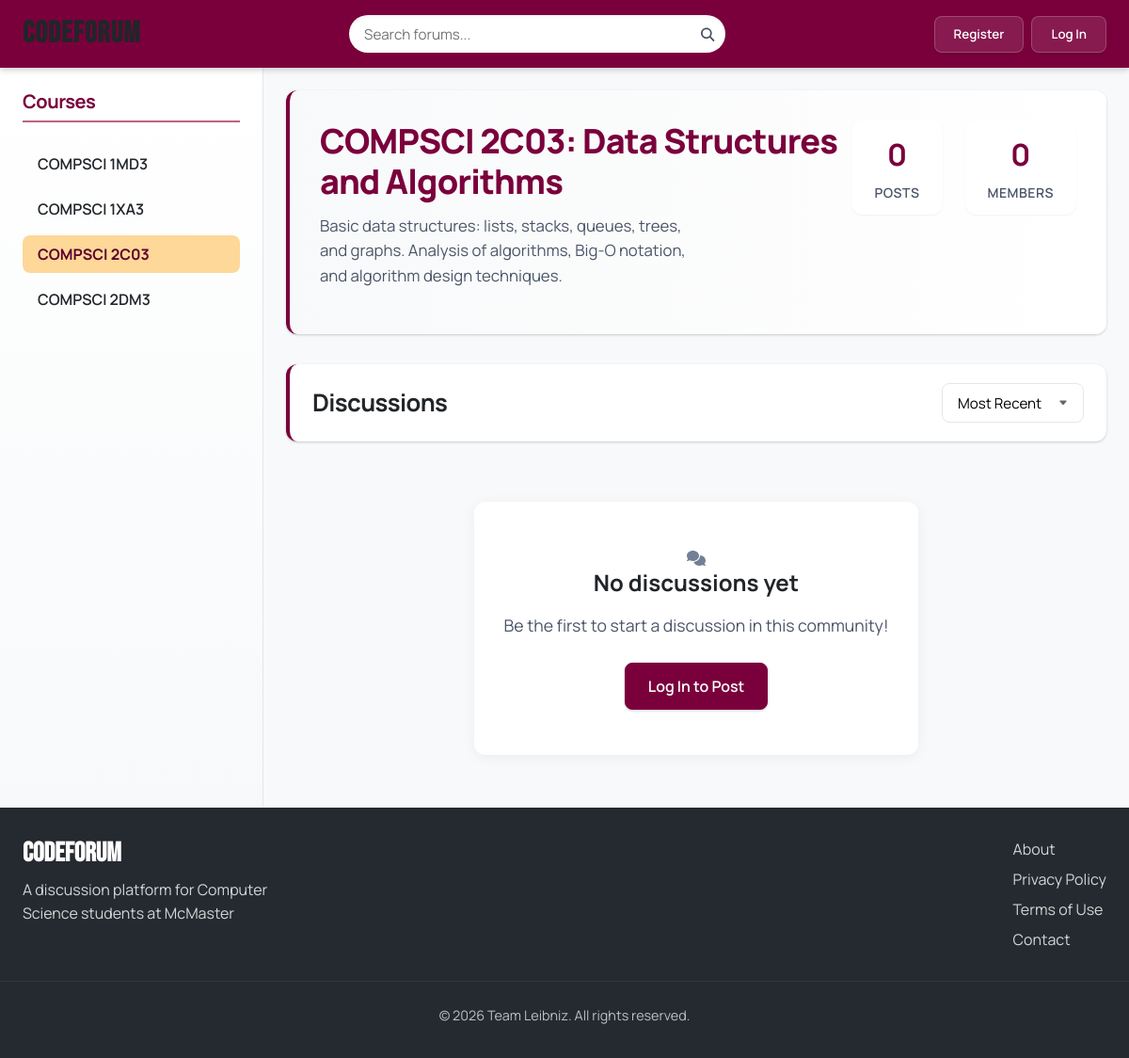
The page /community.php?id=4 on the database its author committed.
### tables this page shows
CREATE TABLE courses (
  course_id INT AUTO_INCREMENT PRIMARY KEY,
  course_code VARCHAR(20) NOT NULL UNIQUE,
  course_name VARCHAR(100) NOT NULL,
  description TEXT,
  instructor_id INT,
  created_at TIMESTAMP DEFAULT CURRENT_TIMESTAMP,
  updated_at TIMESTAMP NULL ON UPDATE CURRENT_TIMESTAMP,
  FOREIGN KEY (instructor_id) REFERENCES users(user_id) ON DELETE SET NULL
);

### includes/classes/Course.php (called while the page is built, shortened)
<?php
require_once 'includes/utils.php';
class Course {
  private $conn;
  private $table_name = "courses";
  public $course_id;
  public function __construct($db, $course_id = null) {
    $this->conn = $db;
    if ($course_id) {
      $this->course_id = $course_id;
      $this->load_course_data();
    }
  }
  private function load_course_data() {
    $query = "SELECT * FROM " . $this->table_name . " WHERE course_id = :course_id";
    $stmt = $this->conn->prepare($query);
    $stmt->bindParam(":course_id", $this->course_id);
    $stmt->execute();
    if ($stmt->rowCount() > 0) {
      $row = $stmt->fetch(PDO::FETCH_ASSOC);
    }
  }
  public function get_all_courses() {
    $query = "SELECT c.*, u.username as instructor_name,
              (SELECT COUNT(*) FROM user_courses uc WHERE uc.course_id = c.course_id) as student_count
              FROM " . $this->table_name . " c
              LEFT JOIN users u ON c.instructor_id = u.user_id
              ORDER BY c.course_code";
    $stmt = $this->conn->prepare($query);
    try {
      $stmt->execute();
      return $stmt->fetchAll();
    } catch (PDOException $e) {
      error_log("Error fetching courses: " . $e->getMessage());
      return [];
    }
  }
  public function get_course_by_id($course_id) {
    $query = "SELECT c.*, u.username as instructor_name,
              (SELECT COUNT(*) FROM user_courses uc WHERE uc.course_id = c.course_id) as student_count
              FROM " . $this->table_name . " c
              LEFT JOIN users u ON c.instructor_id = u.user_id
              WHERE c.course_id = :course_id";
    $stmt = $this->conn->prepare($query);
    $stmt->bindParam(":course_id", $course_id);
    try {
      $stmt->execute();
      return $stmt->fetch();
    } catch (PDOException $e) {
      error_log("Error fetching course: " . $e->getMessage());
      return false;
    }
  }
  public function get_course_data() {
    return $this->get_course_by_id($this->course_id);
  }
  public function get_post_stats($course_id) {
    try {
      $query = "SELECT COUNT(*) as total_posts FROM posts
               WHERE course_id = :course_id AND is_deleted = FALSE";
      $stmt = $this->conn->prepare($query);
      $stmt->bindParam(':course_id', $course_id);
      $stmt->execute();
      $total_posts = $stmt->fetch()['total_posts'];
      $query = "SELECT COUNT(*) as recent_posts FROM posts
               WHERE course_id = :course_id AND is_deleted = FALSE
               AND created_at >= DATE_SUB(NOW(), INTERVAL 30 DAY)";
      $stmt = $this->conn->prepare($query);
      $stmt->bindParam(':course_id', $course_id);
      $stmt->execute();
      $recent_posts = $stmt->fetch()['recent_posts'];
      $query = "SELECT COUNT(*) as unanswered_posts FROM posts p
               WHERE p.course_id = :course_id AND p.is_deleted = FALSE
               AND NOT EXISTS (
                   SELECT 1 FROM comments c
                   WHERE c.post_id = p.post_id AND c.is_deleted = FALSE
               )";
      $stmt = $this->conn->prepare($query);
      $stmt->bindParam(':course_id', $course_id);
      $stmt->execute();
      $unanswered_posts = $stmt->fetch()['unanswered_posts'];
      return array(
          'total_posts' => $total_posts,
          'recent_posts' => $recent_posts,
          'unanswered_posts' => $unanswered_posts
      );
    } catch (PDOException $e) {
      error_log("Error fetching post stats: " . $e->getMessage());
      return array(
          'total_posts' => 0,
          'recent_posts' => 0,
          'unanswered_posts' => 0
      );
    }
  }
}

### includes/classes/Post.php (called while the page is built, shortened)
<?php
require_once 'includes/utils.php';
class Post {
  private $conn;
  private $table_name = "posts";
  public function __construct($db) {
    $this->conn = $db;
  }
  public function get_posts_by_course($course_id, $sort_by = 'recent', $page = 1, $limit = 10) {
    $offset = ($page - 1) * $limit;
    try {
      $table_check = $this->conn->query("SHOW TABLES LIKE '{$this->table_name}'");
      $query = "SELECT p.*,
                  u.username,
                  (SELECT COUNT(*) FROM comments WHERE post_id = p.post_id AND is_deleted = FALSE) as comment_count
                FROM " . $this->table_name . " p
                JOIN users u ON p.user_id = u.user_id
                WHERE p.course_id = :course_id AND p.is_deleted = FALSE";
      switch ($sort_by) {
        default:
          $query .= " ORDER BY p.is_pinned DESC, p.created_at DESC";
          break;
      }
      $query .= " LIMIT :limit OFFSET :offset";
      $stmt = $this->conn->prepare($query);
      $stmt->bindParam(':course_id', $course_id);
      $stmt->bindParam(':limit', $limit, PDO::PARAM_INT);
      $stmt->bindParam(':offset', $offset, PDO::PARAM_INT);
      $stmt->execute();
      $posts = $stmt->fetchAll();
      $count_query = "SELECT COUNT(*) as total FROM " . $this->table_name . "
                    WHERE course_id = :course_id AND is_deleted = FALSE";
      $count_stmt = $this->conn->prepare($count_query);
      $count_stmt->bindParam(":course_id", $course_id);
      $count_stmt->execute();
      $total_posts = $count_stmt->fetch()['total'];
      return array(
        "posts" => $posts,
        "total" => $total_posts,
        "page" => $page,
        "limit" => $limit,
        "total_pages" => ceil($total_posts / $limit)
      );
    } catch (PDOException $e) {
      error_log("Error fetching posts: " . $e->getMessage());
      return array(
        "posts" => array(),
        "total" => 0,
        "page" => $page,
        "limit" => $limit,
        "total_pages" => 0
      );
    }
  }
}

### includes/utils.php (called while the page is built, shortened)
<?php
function ensure_session_started() {
  if (session_status() === PHP_SESSION_NONE) {
    return true;
  }
  return false;
}
function is_logged_in() {
  return isset($_SESSION['user_id']);
}

### community.php (the view, shortened to what this page needs)
<?php
require_once 'includes/utils.php';
require_once 'includes/classes/Course.php';
require_once 'includes/classes/Post.php';
include 'includes/partials/header.php';
include 'includes/partials/sidebar.php';
$course_id = (int)$_GET['id'];
$course_obj = new Course($conn, $course_id);
$course = $course_obj->get_course_data();
$course_stats = $course_obj->get_post_stats($course_id);
$valid_sort_options = ['recent', 'popular', 'unanswered'];
$sort_by = isset($_GET['sort']) && in_array($_GET['sort'], $valid_sort_options) ? $_GET['sort'] : 'recent';
$page = isset($_GET['page']) ? max(1, (int)$_GET['page']) : 1;
$post_obj = new Post($conn);
$result = $post_obj->get_posts_by_course($course_id, $sort_by, $page);
$posts = $result['posts'];
$total_pages = $result['total_pages'];
?>
<main class="home-content">
  <div class="community-header">
    <div class="community-info">
      <h1 id="community-title"><?php echo htmlspecialchars($course['course_code']); ?>: <?php echo htmlspecialchars($course['course_name']); ?></h1>
      <p id="community-description"><?php echo htmlspecialchars($course['description']); ?></p>
    </div>
    <div class="community-stats">
      <div class="stat">
        <span class="stat-value" id="post-count"><?php echo $course_stats['total_posts']; ?></span>
        <span class="stat-label">Posts</span>
      </div>
      <div class="stat">
        <span class="stat-value" id="member-count"><?php echo $course['student_count']; ?></span>
        <span class="stat-label">Members</span>
      </div>
    </div>
  </div>
  <div class="content-header">
    <h2>Discussions</h2>
    <div class="filters d-flex justify-content-between align-items-center">
      <form method="GET" action="" id="sort-form">
        <select id="sort-by" name="sort" onchange="this.form.submit()">
          <option value="recent" <?php if ($sort_by == 'recent') echo 'selected'; ?>>Most Recent</option>
        </select>
      </form>
    </div>
  </div>
  <div class="posts-container">
    <?php if (count($posts) > 0): ?>
      <?php foreach ($posts as $post): ?>
        <a href="post.php?id=<?php echo $post['post_id']; ?>" class="post-link">
          <div class="post-tile <?php echo $post['is_pinned'] ? 'pinned' : ''; ?>">
            <h3>
              <?php echo format_title_content($post['title']); ?>
              <?php if ($post['is_pinned']): ?>
                <span class="pinned-badge">Pinned</span>
              <?php endif; ?>
            </h3>
            <div class="post-meta">
              <div class="post-author">
                <div class="user-icon">
                  <?php echo get_user_icon_svg(24, '#6c757d'); ?>
                </div>
                <span>
                  <?php echo htmlspecialchars($post['username']); ?> •
                  <?php echo get_relative_time($post['created_at']); ?>
                </span>
              </div>
              <div class="post-stats">
                <span><i class="fas fa-eye"></i> <?php echo $post['view_count']; ?></span>
                <span><i class="fas fa-comment"></i> <?php echo $post['comment_count']; ?></span>
              </div>
            </div>
            <div class="post-content">
              <?php
              $preview_content = substr($post['content'], 0, 200);
              echo format_post_content($preview_content);
              if (strlen($post['content']) > 200): ?>...<?php endif; ?>
            </div>
          </div>
        </a>
      <?php endforeach; ?>
      <?php if ($total_pages > 1): ?>
        <div class="pagination">
          <?php if ($page > 1): ?>
            <a href="?id=<?php echo $course_id; ?>&sort=<?php echo $sort_by; ?>&page=<?php echo $page - 1; ?>" class="page-link">&laquo; Previous</a>
          <?php endif; ?>
          <?php for ($i = max(1, $page - 2); $i <= min($total_pages, $page + 2); $i++): ?>
            <?php if ($i == $page): ?>
              <span class="page-link active"><?php echo $i; ?></span>
            <?php else: ?>
              <a href="?id=<?php echo $course_id; ?>&sort=<?php echo $sort_by; ?>&page=<?php echo $i; ?>" class="page-link"><?php echo $i; ?></a>
            <?php endif; ?>
          <?php endfor; ?>
          <?php if ($page < $total_pages): ?>
            <a href="?id=<?php echo $course_id; ?>&sort=<?php echo $sort_by; ?>&page=<?php echo $page + 1; ?>" class="page-link">Next &raquo;</a>
          <?php endif; ?>
        </div>
      <?php endif; ?>
    <?php else: ?>
      <div class="empty-state">
        <i class="fas fa-comments"></i>
        <h3>No discussions yet</h3>
        <p>Be the first to start a discussion in this community!</p>
        <?php if ($is_logged_in): ?>
          <a href="create-post.php?course=<?php echo $course_id; ?>" class="btn btn-primary">Create Post</a>
        <?php else: ?>
          <a href="login.php" class="btn btn-primary">Log In to Post</a>
        <?php endif; ?>
      </div>
    <?php endif; ?>
  </div>
</main>
<?php
include 'includes/partials/footer.php';
?>

### includes/partials/sidebar.php (shortened to what this page needs)
<?php
$current_course = isset($_GET['id']) ? (int)$_GET['id'] : null;
?>
<nav class="communities">
  <h2>Courses</h2>
  <ul>
    <?php if (empty($all_courses)): ?>
      <li class="loading-placeholder">No courses available</li>
    <?php else: ?>
      <?php foreach ($all_courses as $course): ?>
        <li>
          <a href="community.php?id=<?php echo $course['course_id']; ?>"
             <?php if ($current_course == $course['course_id']) echo "class='active'"; ?>>
            <?php echo htmlspecialchars($course['course_code']); ?>
          </a>
        </li>
      <?php endforeach; ?>
    <?php endif; ?>
  </ul>
</nav>

### assets/css/community.css (style rules this page uses)
.community-header { background: linear-gradient(to right, #f8f9fa, #ffffff); border-radius: var(--radius-lg); padding: 2rem; margin-bottom: 2rem; box-shadow: var(--shadow-sm); display: flex; justify-content: space-between; align-items: flex-start; border-left: 4px solid var(--color-primary); }
.community-info h1 { margin-bottom: 0.75rem; color: var(--color-primary); font-size: 2.25rem; font-weight: 800; line-height: 1.2; }
.community-info p { color: var(--color-text-secondary); max-width: 70%; line-height: 1.6; font-size: 1.05rem; }
.community-stats { display: flex; gap: 1.5rem; }
.stat { text-align: center; background-color: white; padding: 0.75rem 1.5rem; border-radius: var(--radius-lg); box-shadow: var(--shadow-xs); transition: transform 0.2s ease, box-shadow 0.2s ease; }
.stat-value { display: block; font-size: 2rem; font-weight: 700; color: var(--color-primary); margin-bottom: 0.25rem; }
.stat-label { font-size: 0.875rem; color: var(--color-text-secondary); font-weight: 600; text-transform: uppercase; letter-spacing: 0.5px; }
.posts-container { display: grid; gap: 1.5rem; width: 100%; }

### rows shown on the page
courses: course_code "COMPSCI 1MD3"
courses: course_code "COMPSCI 1XA3"
courses: course_code "COMPSCI 2C03", course_name "Data Structures and Algorithms", description "Basic data structures: lists, stacks, queues, trees, and graphs. Analysis of algorithms, Big-O notation, and algorithm design techniques."
courses: course_code "COMPSCI 2DM3"

### other values the page prints
$course_stats['total_posts'] "0"
$course['student_count'] "0"
